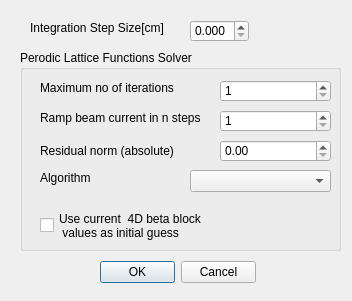
<?xml version="1.0" encoding="UTF-8"?>
<ui version="4.0">
 <class>SpaceChargeControlDialog</class>
 <widget class="QDialog" name="SpaceChargeControlDialog">
  <property name="geometry">
   <rect>
    <x>0</x>
    <y>0</y>
    <width>352</width>
    <height>301</height>
   </rect>
  </property>
  <property name="minimumSize">
   <size>
    <width>285</width>
    <height>100</height>
   </size>
  </property>
  <property name="maximumSize">
   <size>
    <width>100000</width>
    <height>100000</height>
   </size>
  </property>
  <property name="windowTitle">
   <string>Space Charge</string>
  </property>
  <widget class="QDialogButtonBox" name="buttonBox">
   <property name="geometry">
    <rect>
     <x>100</x>
     <y>260</y>
     <width>156</width>
     <height>25</height>
    </rect>
   </property>
   <property name="orientation">
    <enum>Qt::Horizontal</enum>
   </property>
   <property name="standardButtons">
    <set>QDialogButtonBox::Cancel|QDialogButtonBox::Ok</set>
   </property>
  </widget>
  <widget class="QLabel" name="label">
   <property name="geometry">
    <rect>
     <x>30</x>
     <y>20</y>
     <width>151</width>
     <height>16</height>
    </rect>
   </property>
   <property name="text">
    <string>Integration Step Size[cm]</string>
   </property>
  </widget>
  <widget class="QDoubleSpinBox" name="doubleSpinBoxStepSize">
   <property name="geometry">
    <rect>
     <x>190</x>
     <y>20</y>
     <width>59</width>
     <height>22</height>
    </rect>
   </property>
   <property name="decimals">
    <number>3</number>
   </property>
   <property name="singleStep">
    <double>0.100000000000000</double>
   </property>
  </widget>
  <widget class="QGroupBox" name="groupBox">
   <property name="geometry">
    <rect>
     <x>20</x>
     <y>50</y>
     <width>321</width>
     <height>201</height>
    </rect>
   </property>
   <property name="title">
    <string>Perodic Lattice Functions Solver</string>
   </property>
   <widget class="QLabel" name="label_3">
    <property name="geometry">
     <rect>
      <x>20</x>
      <y>30</y>
      <width>151</width>
      <height>16</height>
     </rect>
    </property>
    <property name="text">
     <string>Maximum no of iterations</string>
    </property>
   </widget>
   <widget class="QSpinBox" name="spinBoxMaxIterations">
    <property name="geometry">
     <rect>
      <x>200</x>
      <y>30</y>
      <width>111</width>
      <height>22</height>
     </rect>
    </property>
    <property name="minimum">
     <number>1</number>
    </property>
    <property name="maximum">
     <number>1000000</number>
    </property>
    <property name="singleStep">
     <number>100</number>
    </property>
   </widget>
   <widget class="QLabel" name="label_4">
    <property name="geometry">
     <rect>
      <x>20</x>
      <y>90</y>
      <width>151</width>
      <height>21</height>
     </rect>
    </property>
    <property name="text">
     <string>Residual norm (absolute)</string>
    </property>
   </widget>
   <widget class="QLabel" name="label_5">
    <property name="geometry">
     <rect>
      <x>20</x>
      <y>60</y>
      <width>181</width>
      <height>16</height>
     </rect>
    </property>
    <property name="text">
     <string>Ramp beam current in n steps</string>
    </property>
   </widget>
   <widget class="QSpinBox" name="spinBoxCurrentSteps">
    <property name="geometry">
     <rect>
      <x>200</x>
      <y>60</y>
      <width>111</width>
      <height>22</height>
     </rect>
    </property>
    <property name="minimum">
     <number>1</number>
    </property>
    <property name="maximum">
     <number>1000000</number>
    </property>
    <property name="singleStep">
     <number>100</number>
    </property>
   </widget>
   <widget class="QCheckBox" name="checkBoxUse4DBlock">
    <property name="geometry">
     <rect>
      <x>20</x>
      <y>160</y>
      <width>251</width>
      <height>31</height>
     </rect>
    </property>
    <property name="text">
     <string>Use current  4D beta block 
 values as initial guess</string>
    </property>
   </widget>
   <widget class="QComboBox" name="comboBoxAlgo">
    <property name="geometry">
     <rect>
      <x>170</x>
      <y>120</y>
      <width>141</width>
      <height>22</height>
     </rect>
    </property>
   </widget>
   <widget class="QLabel" name="label_2">
    <property name="geometry">
     <rect>
      <x>20</x>
      <y>120</y>
      <width>71</width>
      <height>16</height>
     </rect>
    </property>
    <property name="text">
     <string>Algorithm</string>
    </property>
   </widget>
   <widget class="ScientificDoubleSpinBox" name="techSpinBoxEps">
    <property name="geometry">
     <rect>
      <x>200</x>
      <y>90</y>
      <width>111</width>
      <height>22</height>
     </rect>
    </property>
   </widget>
  </widget>
 </widget>
 <customwidgets>
  <customwidget>
   <class>ScientificDoubleSpinBox</class>
   <extends>QDoubleSpinBox</extends>
   <header>ScientificDoubleSpinBox.h</header>
  </customwidget>
 </customwidgets>
 <resources/>
 <connections>
  <connection>
   <sender>buttonBox</sender>
   <signal>accepted()</signal>
   <receiver>SpaceChargeControlDialog</receiver>
   <slot>accept()</slot>
   <hints>
    <hint type="sourcelabel">
     <x>248</x>
     <y>254</y>
    </hint>
    <hint type="destinationlabel">
     <x>157</x>
     <y>274</y>
    </hint>
   </hints>
  </connection>
  <connection>
   <sender>buttonBox</sender>
   <signal>rejected()</signal>
   <receiver>SpaceChargeControlDialog</receiver>
   <slot>reject()</slot>
   <hints>
    <hint type="sourcelabel">
     <x>316</x>
     <y>260</y>
    </hint>
    <hint type="destinationlabel">
     <x>286</x>
     <y>274</y>
    </hint>
   </hints>
  </connection>
 </connections>
</ui>
